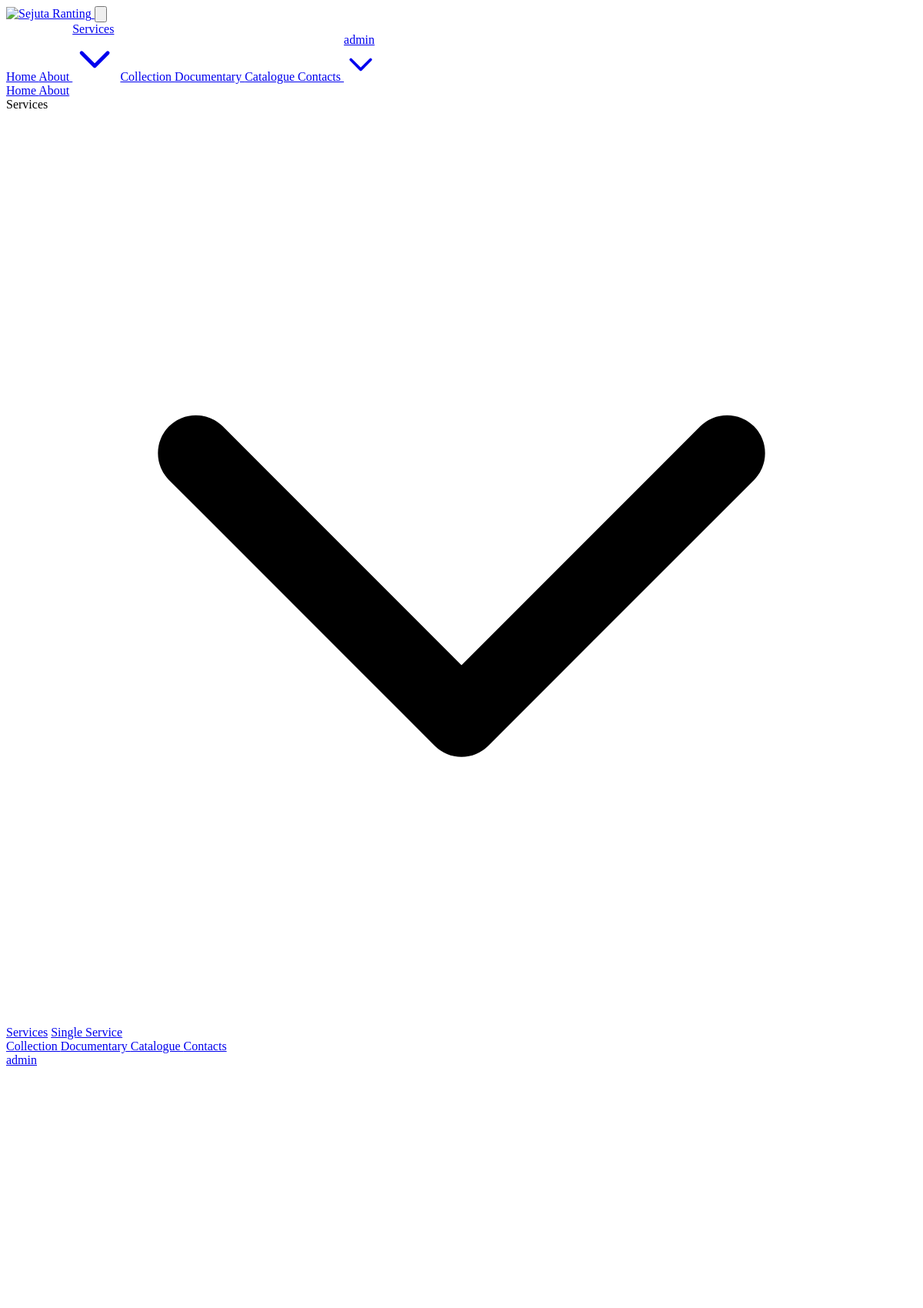
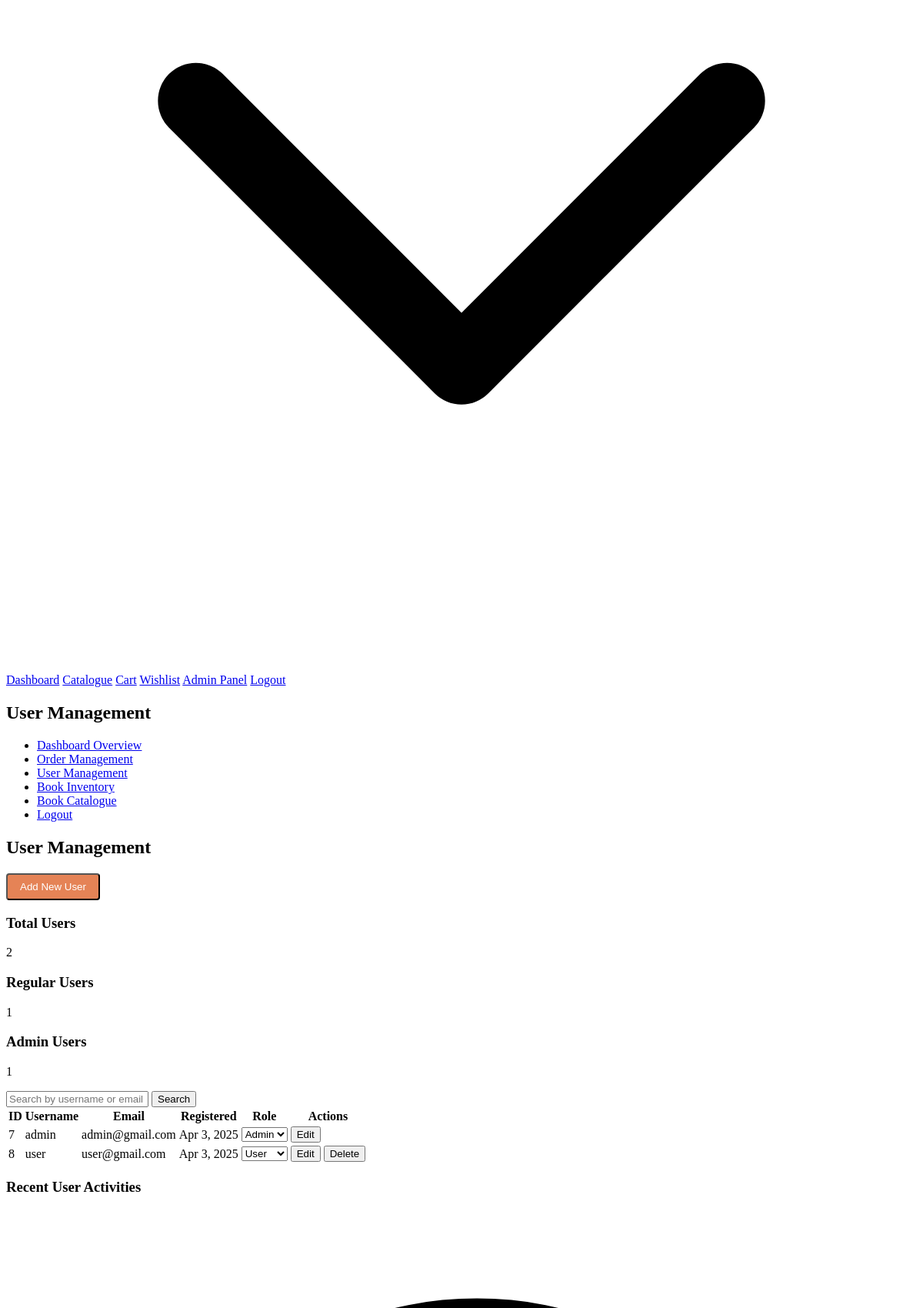
/admin-users.php (signed in, upper part), run on the app's committed database (2 pictures, top to bottom).
### tables this page shows
CREATE TABLE users (
                    id INTEGER PRIMARY KEY AUTOINCREMENT,
                    username TEXT NOT NULL UNIQUE,
                    email TEXT NOT NULL UNIQUE,
                    password TEXT NOT NULL,
                    created_at DATETIME DEFAULT CURRENT_TIMESTAMP,
                    is_admin INTEGER DEFAULT 0
                );

CREATE TABLE user_activities (
            id INTEGER PRIMARY KEY AUTOINCREMENT,
            user_id INTEGER NOT NULL,
            activity_type VARCHAR(50) NOT NULL,
            activity_description TEXT NOT NULL,
            related_id INTEGER,
            created_at DATETIME DEFAULT CURRENT_TIMESTAMP,
            FOREIGN KEY (user_id) REFERENCES users(id)
        );

### admin-users.php (the view, shortened to what this page needs)
<?php
require_once 'includes/db.php';
$db = get_db_connection();
require_once 'includes/header.php';
$search_term = '';
if (isset($_GET['search']) && !empty($_GET['search'])) {
    $search_term = $_GET['search'];
    $user_query = $db->prepare("SELECT id, username, email, created_at, is_admin FROM users
                               WHERE username LIKE :search OR email LIKE :search
                               ORDER BY id");
    $user_query->bindValue(':search', "%$search_term%", SQLITE3_TEXT);
    $result = $user_query->execute();
} else {
    $result = $db->query("SELECT id, username, email, created_at, is_admin FROM users ORDER BY id");
}
$users = [];
while ($row = $result->fetchArray(SQLITE3_ASSOC)) {
    $users[] = $row;
}
$total_users = count($users);
$admin_count = 0;
foreach ($users as $user) {
    if ($user['is_admin'] == 1) {
        $admin_count++;
    }
}
?>
<section class="py-16">
    <div class="container mx-auto max-w-6xl">
        <div class="bg-white rounded-lg shadow-lg overflow-hidden">
            <div class="bg-primary text-white p-6">
                <h1 class="text-3xl font-bold">User Management</h1>
            </div>
            <div class="p-6">
                <div class="flex flex-col md:flex-row">
                    <div class="md:w-1/4 mb-8 md:mb-0">
                        <ul class="space-y-2">
                            <li>
                                <a href="admin-dashboard.php" class="block px-4 py-2 hover:bg-gray-100 rounded">Dashboard Overview</a>
                            </li>
                            <li>
                                <a href="admin-orders.php" class="block px-4 py-2 hover:bg-gray-100 rounded">Order Management</a>
                            </li>
                            <li>
                                <a href="admin-users.php" class="block px-4 py-2 bg-gray-100 rounded font-medium">User Management</a>
                            </li>
                            <li>
                                <a href="admin-books.php" class="block px-4 py-2 hover:bg-gray-100 rounded">Book Inventory</a>
                            </li>
                            <li>
                                <a href="catalogue.php" class="block px-4 py-2 hover:bg-gray-100 rounded">Book Catalogue</a>
                            </li>
                            <li>
                                <a href="logout.php" class="block px-4 py-2 hover:bg-gray-100 rounded text-red-600">Logout</a>
                            </li>
                        </ul>
                    </div>
                    <div class="md:w-3/4 md:pl-8">
                        <div class="flex justify-between items-center mb-6">
                            <h2 class="text-2xl font-bold">User Management</h2>
                            <button id="openAddUserModal" class="btn btn-primary">Add New User</button>
                        </div>
                        <div class="grid grid-cols-1 md:grid-cols-3 gap-4 mb-8">
                            <div class="bg-blue-50 p-4 rounded-lg border border-blue-100">
                                <h3 class="font-semibold text-blue-800">Total Users</h3>
                                <p class="text-3xl font-bold text-blue-600"><?php echo $total_users; ?></p>
                            </div>
                            <div class="bg-green-50 p-4 rounded-lg border border-green-100">
                                <h3 class="font-semibold text-green-800">Regular Users</h3>
                                <p class="text-3xl font-bold text-green-600"><?php echo $total_users - $admin_count; ?></p>
                            </div>
                            <div class="bg-purple-50 p-4 rounded-lg border border-purple-100">
                                <h3 class="font-semibold text-purple-800">Admin Users</h3>
                                <p class="text-3xl font-bold text-purple-600"><?php echo $admin_count; ?></p>
                            </div>
                        </div>
                        <div class="mb-6">
                            <form action="admin-users.php" method="GET" class="flex">
                                <input type="text" name="search" value="<?php echo htmlspecialchars($search_term); ?>"
                                       placeholder="Search by username or email"
                                       class="flex-grow rounded-l border border-gray-300 p-2 focus:outline-none focus:ring-2 focus:ring-primary">
                                <button type="submit" class="bg-primary text-white px-4 py-2 rounded-r hover:bg-primary-dark">
                                    Search
                                </button>
                            </form>
                        </div>
                        <div class="bg-white border rounded-lg overflow-hidden">
                            <div class="overflow-x-auto">
                                <table class="min-w-full divide-y divide-gray-200">
                                    <thead class="bg-gray-50">
                                        <tr>
                                            <th class="px-6 py-3 text-left text-xs font-medium text-gray-500 uppercase tracking-wider">ID</th>
                                            <th class="px-6 py-3 text-left text-xs font-medium text-gray-500 uppercase tracking-wider">Username</th>
                                            <th class="px-6 py-3 text-left text-xs font-medium text-gray-500 uppercase tracking-wider">Email</th>
                                            <th class="px-6 py-3 text-left text-xs font-medium text-gray-500 uppercase tracking-wider">Registered</th>
                                            <th class="px-6 py-3 text-left text-xs font-medium text-gray-500 uppercase tracking-wider">Role</th>
                                            <th class="px-6 py-3 text-left text-xs font-medium text-gray-500 uppercase tracking-wider">Actions</th>
                                        </tr>
                                    </thead>
                                    <tbody class="bg-white divide-y divide-gray-200">
                                        <?php if (empty($users)): ?>
                                            <tr>
                                                <td colspan="6" class="px-6 py-4 text-center text-gray-500">No users found</td>
                                            </tr>
                                        <?php else: ?>
                                            <?php foreach ($users as $user): ?>
                                                <tr>
                                                    <td class="px-6 py-4 whitespace-nowrap text-sm text-gray-500"><?php echo $user['id']; ?></td>
                                                    <td class="px-6 py-4 whitespace-nowrap">
                                                        <div class="text-sm font-medium text-gray-900"><?php echo htmlspecialchars($user['username']); ?></div>
                                                    </td>
                                                    <td class="px-6 py-4 whitespace-nowrap">
                                                        <div class="text-sm text-gray-500"><?php echo htmlspecialchars($user['email']); ?></div>
                                                    </td>
                                                    <td class="px-6 py-4 whitespace-nowrap text-sm text-gray-500">
                                                        <?php echo date('M j, Y', strtotime($user['created_at'])); ?>
                                                    </td>
                                                    <td class="px-6 py-4 whitespace-nowrap">
                                                        <form action="admin-users.php" method="POST">
                                                            <select name="is_admin" class="rounded border border-gray-300 text-sm p-1" onchange="this.form.submit()">
                                                                <option value="0" <?php echo $user['is_admin'] == 0 ? 'selected' : ''; ?>>User</option>
                                                                <option value="1" <?php echo $user['is_admin'] == 1 ? 'selected' : ''; ?>>Admin</option>
                                                            </select>
                                                        </form>
                                                    </td>
                                                    <td class="px-6 py-4 whitespace-nowrap text-sm font-medium">
                                                        <button type="button"
                                                                class="text-indigo-600 hover:text-indigo-900 mr-3 edit-user-btn"
                                                                data-user-id="<?php echo $user['id']; ?>"
                                                                data-username="<?php echo htmlspecialchars($user['username']); ?>"
                                                                data-email="<?php echo htmlspecialchars($user['email']); ?>"
                                                                data-is-admin="<?php echo $user['is_admin']; ?>">
                                                            Edit
                                                        </button>
                                                        <?php if ($user['id'] != $_SESSION['user_id']): ?>
                                                            <button type="button"
                                                                    class="text-red-600 hover:text-red-900 delete-user-btn"
                                                                    data-user-id="<?php echo $user['id']; ?>"
                                                                    data-username="<?php echo htmlspecialchars($user['username']); ?>">
                                                                Delete
                                                            </button>
                                                        <?php endif; ?>
                                                    </td>
                                                </tr>
                                            <?php endforeach; ?>
                                        <?php endif; ?>
                                    </tbody>
                                </table>
                            </div>
                        </div>
                        <div class="mt-8">
                            <h3 class="text-xl font-semibold mb-4">Recent User Activities</h3>
                            <?php
                            $activity_query = $db->query("
                                SELECT ua.*, u.username
                                FROM user_activities ua
                                JOIN users u ON ua.user_id = u.id
                                ORDER BY ua.created_at DESC
                                LIMIT 10
                            ");
                            $activities = [];
                            while ($row = $activity_query->fetchArray(SQLITE3_ASSOC)) {
                                $activities[] = $row;
                            }
                            ?>
                            <?php if (empty($activities)): ?>
                                <p class="text-gray-500">No recent activities found.</p>
                            <?php else: ?>
                                <div class="bg-white border rounded-lg overflow-hidden">
                                    <ul class="divide-y divide-gray-200">
                                        <?php foreach ($activities as $activity): ?>
                                            <li class="p-4 hover:bg-gray-50">
                                                <div class="flex items-start">
                                                    <div class="flex-shrink-0 mt-1">
                                                        <svg class="h-5 w-5 text-gray-400" xmlns="http://www.w3.org/2000/svg" viewBox="0 0 20 20" fill="currentColor">
                                                            <path fill-rule="evenodd" d="M10 18a8 8 0 100-16 8 8 0 000 16zm1-12a1 1 0 10-2 0v4a1 1 0 00.293.707l2.828 2.829a1 1 0 101.415-1.415L11 9.586V6z" clip-rule="evenodd" />
                                                        </svg>
                                                    </div>
                                                </div>
                                            </li>
                                        <?php endforeach; ?>
                                    </ul>
                                </div>
                            <?php endif; ?>
                        </div>
                    </div>
                </div>
            </div>
        </div>
    </div>
</section>
<?php require_once 'includes/footer.php'; ?>

### includes/header.php (style rules this page uses)
.btn-primary { background-color: #E58356; color: white; padding: 0.5rem 1rem; border-radius: 0.25rem; transition: all 0.3s; }

### data on the page
users: id "7", username "admin", email "admin@gmail.com", created_at "Apr 3, 2025", is_admin "Admin"
users: id "8", username "user", email "user@gmail.com", created_at "Apr 3, 2025", is_admin "User"

### other printed values
$_SESSION['username'] "admin"
$total_users "2"
$total_users - $admin_count "1"
$admin_count "1"
